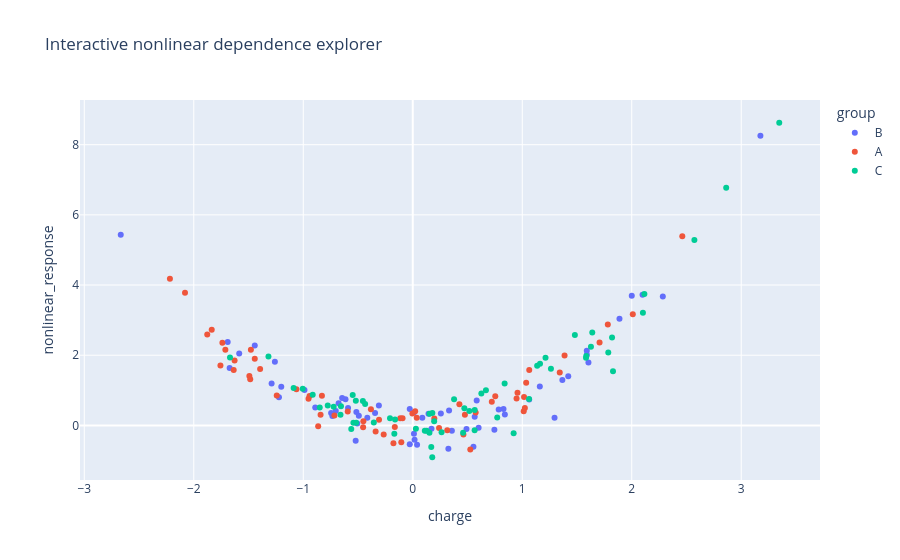

Here is the notebook cell this chart was saved with:
### Markdown cell above
## Interactive grouped scatter

### Code cell
import plotly.express as px
fig = px.scatter(frame.replace([np.inf,-np.inf],np.nan), x='charge', y='nonlinear_response', color='group', hover_data=['id','source','activity'], title='Interactive nonlinear dependence explorer')
fig
